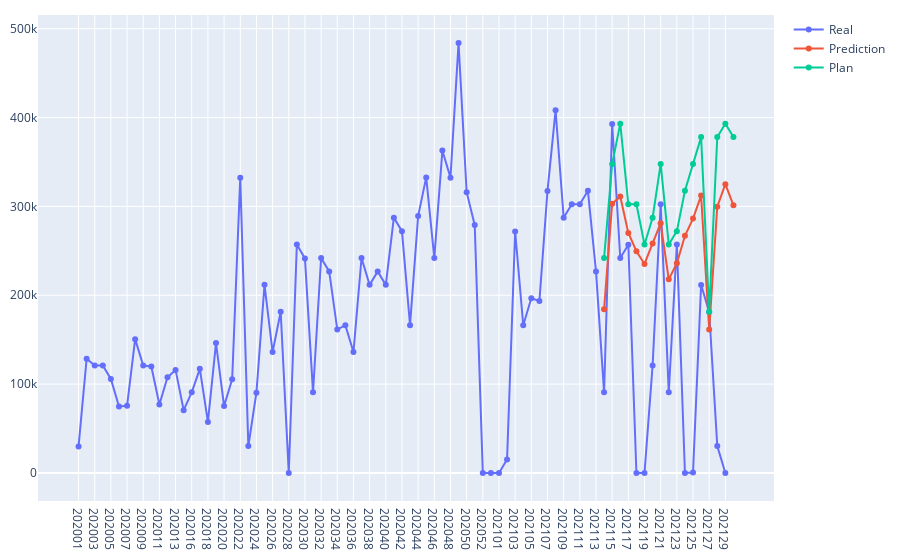

Here is the notebook cell this chart was saved with:
### Code cell
fig = go.Figure()
fig.add_trace(go.Scatter(x=sales['ww'], y=sales['sale'],
                        mode='lines+markers', name='Real'))
fig.add_trace(go.Scatter(x=sale_val_df['ww'], y=sale_val_df['sale_hat'],
                        name='Prediction'))
fig.add_trace(go.Scatter(x=sale_val_df['ww'], y=sale_val_df[current-1],
                        name='Plan'))
fig.update_layout(margin=dict(l=10, r=15, t=15, b=10))
fig.update_xaxes(categoryorder='category ascending')
fig.show()
